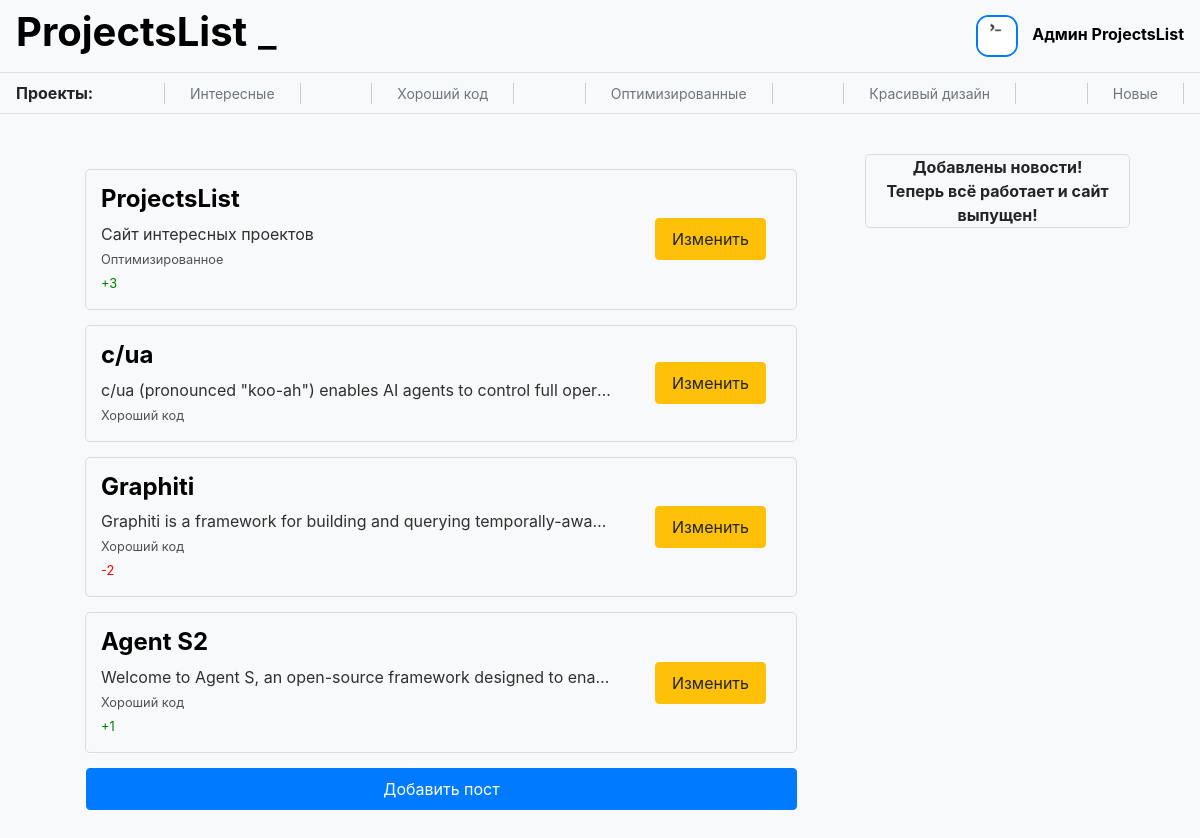
The page / (signed in) on the database its author committed.
### data/users.py (models this page shows, shortened)
class User(SqlAlchemyBase, UserMixin):
    __tablename__ = 'users'
    id = sa.Column(sa.Integer, primary_key=True, autoincrement=True)
    name = sa.Column(sa.String)
    mail = sa.Column(sa.String, unique=True)
    hashed_password = sa.Column(sa.String)
    info = sa.Column(sa.String)
    image = sa.Column(sa.String)
    github = sa.Column(sa.String)
    create_time = sa.Column(sa.DateTime, default=datetime.now)
    posts = sa.orm.relationship('Post', back_populates='author')
    comments = sa.orm.relationship('Comment', back_populates='author')
    liked_posts = sa.orm.relationship('Post', back_populates='users_who_liked', secondary='rating_posts')
    liked_comments = sa.orm.relationship('Comment', back_populates='users_who_liked', secondary='rating_comments')

### data/posts.py (models this page shows)
class Post(SqlAlchemyBase):
    __tablename__ = 'posts'
    id = sa.Column(sa.Integer, primary_key=True, autoincrement=True)
    title = sa.Column(sa.String)
    text = sa.Column(sa.String)
    project_link = sa.Column(sa.String)
    category = sa.Column(sa.String)
    like = sa.Column(sa.Integer, default=0)
    dislike = sa.Column(sa.Integer, default=0)
    create_time = sa.Column(sa.DateTime, default=datetime.now)
    author = sa.orm.relationship('User', back_populates='posts')
    author_id = sa.Column(sa.Integer, sa.ForeignKey('users.id'))
    users_who_liked = sa.orm.relationship('User', back_populates='liked_posts', secondary='rating_posts')
    comments = sa.orm.relationship('Comment', back_populates='post')

### server.py (the view)
@app.route('/')
def home():
    style = flask.request.args.get('style', '')
    try:
        db = db_session.create_session()
        posts = db.query(Post).all()[:-5:-1]
        return flask.render_template('home.html', title='ProjectsList', posts=posts, style=style)
    finally:
        db.close()

### data/db_session.py (called while the page is built)
def create_session() -> Session:
    global __factory
    return __factory()

### server.py (called while the page is built)
@login_manager.user_loader
def load_user(user_id):
    try:
        db = db_session.create_session()
        return db.query(User).get(user_id)
    finally:
        db.close()

### templates/home.html
{% extends "base.html" %}
{% block content %}
    <div class='container'>
        <div class='posts' style='display: inline-block'>
            {% for post in posts %}
            <div class='small-post'>
                <a href='posts/{{post.id}}' style='max-width: 75%'>
                    <div style='white-space: nowrap; overflow: hidden; text-overflow: ellipsis;'>
                        <h4>{{post.title}}</h4>
                        <p style='white-space: nowrap; overflow: hidden; text-overflow: ellipsis;'>{{post.text}}</p>
                        <small>{{post.category}}</small>
			<p>
			{% if post.like > post.dislike %}
			<small style='color: green'>+{{ post.like - post.dislike }}</small>
			{% elif post.like < post.dislike %}
			<small style='color: red'>-{{ post.dislike - post.like }}</small>
			{% endif %}
			</p>
                    </div>
                </a>
                {% if current_user.id == post.author.id or current_user.id == 1 %}
                <div style='display: inline-block;'>
                    <a type='button' class='btn btn-warning' href='posts/edit/{{post.id}}'>Изменить</a>
                </div>
                {% endif %}
            </div>
            {% endfor %}
            {% if current_user.is_authenticated %}
            <a class='btn btn-primary' href='/add_post'>Добавить пост</a>
            {% endif %}
        </div>
        <div class='news' style='display: inline-block; float: right'>
            <b>Добавлены новости!<br>Теперь всё работает и сайт выпущен!</b>
        </div>
    </div>
{% endblock %}

### templates/base.html (shortened to what this page needs)
<!doctype html>
<html lang="en">
<head>
    <link rel="stylesheet"
          href="https://stackpath.bootstrapcdn.com/bootstrap/4.4.1/css/bootstrap.min.css"
>
    {% if style=='retro' %}
    <link text="text/css"  href="{{ url_for('static', filename='css/retro.css') }}" rel="stylesheet">
    {% else %}
    <link text="text/css"  href="{{ url_for('static', filename='css/style.css') }}" rel="stylesheet">
    {% endif %}
</head>
<body>
<header>
    <nav class="navbar">
        <h1><b><a href='/'>ProjectsList</a></b>
        <span class="blinking-symbol"><a href='/?style=retro'>_</a></span></h1>
        {% if current_user.is_authenticated %}
        	<div class='user-navbar'>
			<img class='user-icon' src='/{{current_user.image}}' width='42' height='42' /img>
			<a class='user-name' href="/user{{current_user.id}}">{{ current_user.name }}</a>
		</div>
        {% else %}
		<a class="btn btn-primary " href="/register">Зарегистрироваться</a>
		<a class="btn btn-success" href="/login">Войти</a>
        {% endif %}
    </nav>
    <nav class="category navbar ">
        <b>Проекты:</b>
        <a href='/interesting'>Интересные</a>
        <a href='/goodcode'>Хороший код</a>
        <a href='/optimized'>Оптимизированные</a>
        <a href='/beautifuldesign '>Красивый дизайн</a>
        <a href='/new'>Новые</a>
    </nav>
</header>
<main role="main" class='container'>
    {% block content %}{% endblock %}
</main>
</body>
</html>

### static/css/style.css (style rules this page uses)
.small-post { border: 1px solid #ddd; border-radius: 5px; margin: 15px; padding: 15px; align-items: center; display: flex; justify-content: space-between; overflow: hidden; white-space: nowrap; text-overflow: ellipsis; }
.small-post p { color: #303030; margin: 0px; text-overflow: ellipsis; }
.small-post small { color: #505050; margin: 0px; }
.small-post h4 { color: black; font-weight: bold; overflow: hidden; white-space: nowrap; text-overflow: ellipsis; }
.posts { width: 70%; display: flex; flex-direction: column; align-items: center; }
.posts .btn { display: block; cursor: pointer; text-align: center; margin: 15px; padding: 8px 16px; margin-left: 16px; flex-shrink: 0; }
.news { border: 1px solid #ddd; border-radius: 5px; text-align: center; width: 25%; }
.container { justify-content: space-between; flex-wrap: wrap; padding: 20px; }
body { background-color: #f8f9fa; }
.navbar { border-bottom: 1px solid #dee2e6; }
.navbar a { text-decoration: none; color: #000; }
.user-icon { border-radius: 30%; margin-right: 10px; border: 2px solid #007bff; }
.user-name { color: #007bff; font-weight: bold; text-decoration: none; }
.category a { color: #6c757d; font-size: 14px; border-right: 1px solid; border-left: 1px solid; border-color: #ccc; padding-right: 25px; padding-left: 25px; }
.blinking-symbol { animation: blink 3s infinite; }

### rows shown on the page
User: image (picture), name "Админ ProjectsList"
Post: title "ProjectsList", text "Сайт интересных проектов", category "Оптимизированное", post.like-post.dislike "3"
Post: title "c/ua", text "c/ua (pronounced \"koo-ah\") enables AI agents to control full oper…", category "Хороший код"
Post: title "Graphiti", text "Graphiti is a framework for building and querying temporally-awa…", category "Хороший код", post.dislike-post.like "2"
Post: title "Agent S2", text "Welcome to Agent S, an open-source framework designed to ena…", category "Хороший код", post.like-post.dislike "1"
